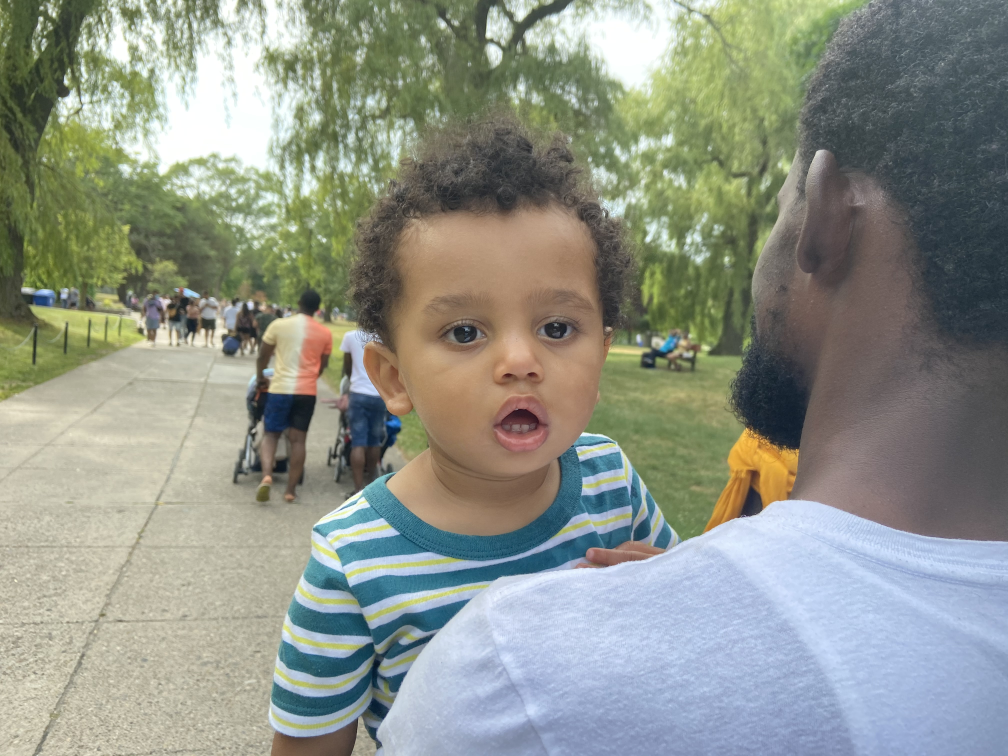
#> input picture images/amaizing.JPG, 4032 x 3024 px, found by its file name (shown at 1/4 size)
$ jupyter execute --allow-errors meaningful_features.ipynb   (shell and % lines are left out)
#> lines starting #> are read from the running program, lines starting #| are printed output that depends on the picture
# From raw data to meaningful features
### Semakula Abdumajidhu
***23 Oct 2020***

First we import the plotting and numerical libraries.

[cell 1]
%pylab inline
import matplotlib.pyplot as plt
import numpy as np

## Start with toy data for classification

Let us consider the task of extracting features for some data that are meant to be used for classification.

So, before anything, let's start revising the code for K-Nearest Neighbours algorithm.

[cell 2]
#  CODE for NN:
def knn(Y_training, labels_training, y_test, k):
    from scipy.spatial import distance
    from operator import itemgetter

    # distance_test_to_train[i] says what's the distance of the i-the training point to the y_test
    distance_test_to_train = []
    for i in range(Y_training.shape[0]):
        distance_test_to_train.append(distance.euclidean(Y_training[i,:], y_test))
    # The following list sorts the index of the distance list
    sorted_dist_indexes = np.argsort(distance_test_to_train)

    # The indexes we want to return are only the top k
    indexes = sorted_dist_indexes[0:k]

    # Test label is the najority of neighbours' labels
    label_test = max(set(labels_training[indexes]), key=labels_training[indexes].tolist().count)

    return label_test, indexes, distance_test_to_train

After we implement a new functionality in our code, it is very important to test it and verify that it's doing what we think it's doing. The simplest way to do that, is to construct some fake data and run the newly constructed function of them. Since it's our own fake data, we know the correct answer that the function should give, so we can compare that to what the code returns.

We'll test the knn function. For this we'll need to create some training data called for example: `my_Y_training`, associated with some labels: `my_labels_training`. Then, create some test instances `my_y_test` and test the code by calling:

`knn(my_Y_training, my_labels_training, my_y_test, 2)`.

The last argument is the number of neighbours, here selecfted to 2, but try different values too.

[cell 3]
# Create toy data
my_Y_training = np.array([[0,1],[2,2],[10,15],[2,1],[2,15],[0,1],[8,14],[5,5],[6,2],[7,6],[4,10],[4,6]])
my_labels_training = np.array([0,0,1,0,1,0,1,0,0,1,1,0])
my_Y_test = np.array([[0,2], [9,12], [8,4],[6.5,6]])
print(my_Y_training)

# Create a list whose each element is the colour of each training point's class.
# It's read or green, depending if the label is 0 or 1.
colours=[('r' if i==0 else 'g') for i in my_labels_training]

# Do a plot of the points. Since the points are two-dimensional (two columns),
# the scatter plot is going to be a 2D plot.
plt.scatter(my_Y_training[:,0],my_Y_training[:,1],marker='o',s=78,c=colours)
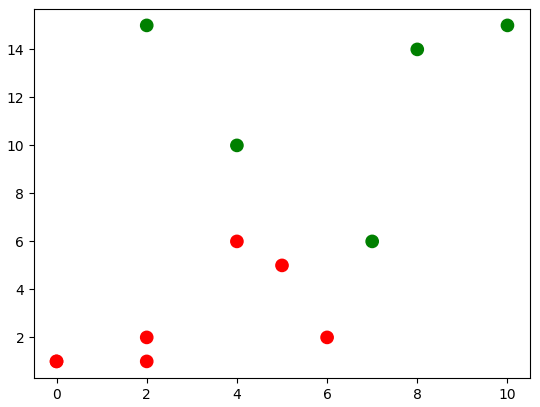
#> figure drawn by matplotlib, 1 panel

Try different values for the number k below.

#> (a cell that did not finish here is left out)

Re-doing the same test as above but with 3 dimensional data.

[cell 5]
# Same as above but in 3 dimensions.
from mpl_toolkits.mplot3d import Axes3D

# TODO-----

my_Y_training = np.array([[0,1,2],[2,2,4],[10,15,30],[2,1,2],[2,15,30],[0,1,2],[8,14,28],[5,5,10],[6,2,4],[7,6,12],[4,10,20],[4,6,12]])
my_labels_training = np.array([0,0,1,0,1,0,1,0,0,1,1,0])
my_Y_test = np.array([[0,2,4], [9,12,24], [8,4,8],[6.5,6,12]])
#-------

print(my_Y_training)

fig = plt.figure()
ax = fig.add_subplot(111, projection='3d')
colours=[('r' if i==0 else 'g') for i in my_labels_training]
ax.scatter(my_Y_training[:,0],my_Y_training[:,1],my_Y_training[:,2],marker='o',s=78,c=colours)

k=2 # TODO: Also try with 1
#> (the rest of this cell did not finish here and is left out)

print(labels_test)
colours=[('r' if i==0 else 'g') for i in labels_test]
ax.scatter(my_Y_test[:,0],my_Y_test[:,1],my_Y_test[:,2],marker='x',s=78,c=colours)

Now we'll test feature selection. For this, we'll need a dataset with many features per instance (i.e. `Y` will have many columns, here we'll try 5). We'll investigate how the results change as we consider different subsets of features to use.

First, we'll create some toy data as before.

[cell 6]
# Data
my_Y_training = np.array([[0,1,0,2,6],[2,2,0,2,1],[10,8,0.0001,11,1],[2,1,0,2,12],[2,15,0.001,9,1],[0,1,0,8,11],[8,14,0.0001,10,6]])
my_labels_training = np.array([0,0,1,0,1,0,1])
my_Y_test = np.array([[0,2,0,3,6], [9,12,0,8,6], [8,4,0,8,6]])

Now we need to decide:
1. How many features to use?
2. Which features?

There are many methods to do that. Here we'll explore some very basic ones.

The simplest and more intuitive, is to select features by interacting with our data. Remember, the feature-selection procedure must be carried out by considering what **task** we have in mind (in our case, classification). Therefore, we'll first just plot our data alongside the labels

[cell 7]
fig, axes = plt.subplots(1,2,sharey=True)

axes[0].matshow(my_Y_training,aspect='auto')
axes[1].matshow(my_labels_training[:,None],aspect='auto')
axes[0].set_title('Y data')
axes[1].set_title('Labels')
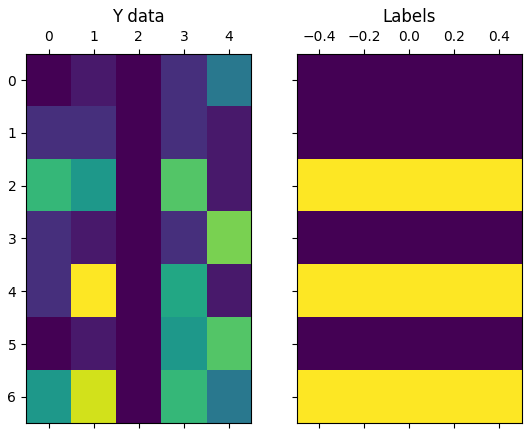
#> figure drawn by matplotlib, 2 panels

When we have a truly large number of features to consider, it'll be diffult to rely on visualisation. However, we can still get a data summary by writing some code.

Firstly, from the above plot we see that feature in column 2 is almost constant. This can be programmatically observed by computing the variance across features:

[cell 8]
print(my_Y_training.var(0))

Of course, we can't be sure that the infinitesimal variance around this feature is indeed neglectable. If we were doing unsupervised learning, i.e. we didn't have the label set with us, we'd probably reject this feature as it seems useless.

However, here we have the labels, so we can verify that this feature is "useless" by checking if it follows a pattern similar to the labels. Because it's hard to verify this from the above matrix, we can magnify the differences in this feature by re-normalizing it. This motivates the idea of re-normalizing all features to compare them to the label vector. Re-normalization means that we'll make all features be between 0 and 1.

[cell 9]
my_Y_training_norm = np.zeros((my_Y_training.shape[0],my_Y_training.shape[1]))
for j in range(my_Y_training.shape[1]):
    tmp = my_Y_training[:,j]
    my_Y_training_norm[:,j] = (tmp - tmp.min(0)) / tmp.ptp(0)

Plot the normalized data and the label vector next to them.

[cell 10]
fig, axes = plt.subplots(1,2,sharey=True)

axes[0].matshow(my_Y_training_norm,aspect='auto')
axes[1].matshow(my_labels_training[:,None],aspect='auto')
axes[0].set_title('Y data')
axes[1].set_title('Labels')
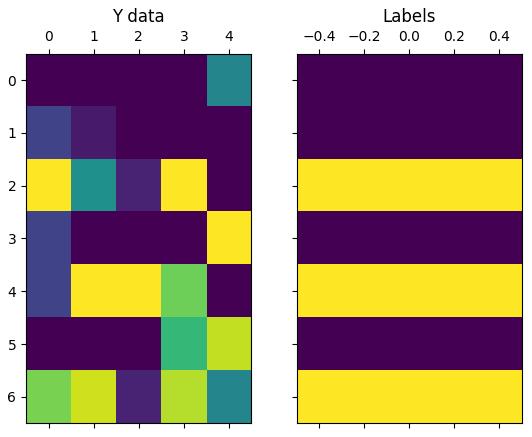
#> figure drawn by matplotlib, 2 panels

Now we see that feature 2 is actually not that useless! It is slightly larger for data (rows of Y) that correspond to label 1.

Although we've discussed that usually combination of features (rather than just selecting one feature) is expected to give the best results, most of the code we wrote above focuses on looking at features individually.

Finding combination of features is more difficult, as the problem of considering all possible combinations makes the search space larger. We won't explore state-of-the-art methods here, but instead we'll just get a feeling as to what could be a good feature combination for our data by trying several subsets of features and measuring the classification accuracy on the test set (which in this case is rather a validation set).

## Fun with text data

Let's move away from toy data. We'll now look at more interesting data, namely text data.
We'll create some fake texts. Each text is associated with a label which is 1 if the text is spam email, otherwise it has label 0.

[cell 11]
text = dict()
# A vector so that labels[i] is 1 if the text is spam otherwise 0.
labels = [1,1,0,0,1,1,0]

text['0'] = ['this','email','is','a','spam','email']
text['1'] = ['spam','spam','spamity','spam']
text['2'] = ['this','email','is','about','python','and','python','example']
text['3'] = ['python','is','good','for','you','python','good']
text['4'] = ['you','should','not','learn','python']
text['5'] = ['this','email','is','bad','email','and','you','should','not']
text['6'] = ['this','is','a','good','email','good','as','it','can','get']

num_texts = len(text.keys())

# Concatenate all texts into a single big text. This will be helpful later.
texts = []
for tt in text.keys():
    texts += text[tt]
texts

[cell 12]
# Find the unique words in all texts by looking at the unique elements of the big concatenated text.
uniques = np.unique(texts)
print(uniques)

We now have a list of all the unique words appearing in our text collection.

Many of the words are very simple, like 'a', 'I' etc. We'd like to get rid of them. Why? Because we assume that they're so simple and versatile that they can't offer much statistical insight into the nature of the text.

This process is called stemming.

[cell 13]
# Define the dictionary of words that you wish to ignore from your texts
stemming_list = ['a','the','for','and','is','I','you','he','she','it','they']
# Helper variable, just get the unique words and transform them to list
uniques_list = uniques.tolist()
for i in range(len(stemming_list)):
    try:
        # Remove the i-th word if it is in the stemming list
        uniques_list.remove(stemming_list[i])
    except ValueError:
        pass
# Now turn the list of uniques (stemmed) back into an array
uniques = np.array(uniques_list)
print(uniques)

[cell 14]
# Sanity check: Print the first text
tmp = text['0']
print(tmp)

## Features from Text: Creating a histogram - Bag of Words

Here's one possible answer to Q10: We'll create features from text, by  making a histogram in a manner which is called a **Bag of Words**.

A Bag of Words means that you'll convert each text into a **fixed sized** vector $[w_1, w_2, ... w_d]$, where $d$ is the total number of different words you may encounter, and $w_i$ tells us how many times this particular word appeared in the text.

[cell 15]
text_hist = np.zeros((num_texts,len(uniques)))
for i in range(num_texts):
    for j in range(len(uniques)):
        for k in range(len(text[str(i)])):
            if text[str(i)][k] == uniques[j]:
                text_hist[i,j]+=1
print(text_hist)

Some features appear only once, e.g. those in the first four columns.
We can't do much statistical inference if these features appear only in one instance. Hence, we'll remove them.

[cell 16]
inds = np.where(text_hist.sum(0) > 1)[0]
text_hist = text_hist[:,inds]
uniques = uniques[inds]

Now we'll plot the (remaining) features alongside the labels.

[cell 17]
fig, axes = plt.subplots(1,2,sharey=True)
axes[0].matshow(text_hist, interpolation='none',aspect='auto')
axes[0].set_xticklabels(['']+uniques.tolist(),rotation='vertical');
axes[0].set_title('Data Features',y=1.2)
axes[1].matshow(np.array(labels)[:,None], aspect='auto')
axes[1].set_title('Data Labels',y=1.2)
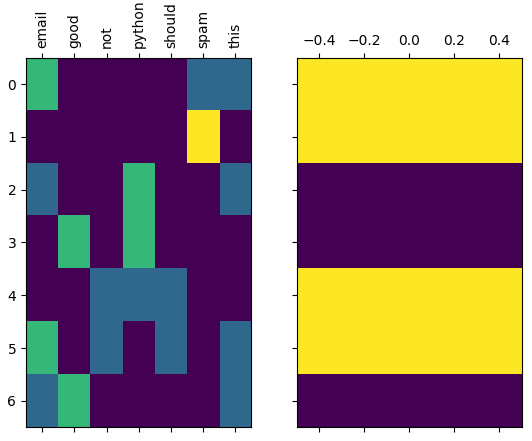
#> figure drawn by matplotlib, 2 panels

# images

### Computing SURF features (with openCV)

[cell 18]
import cv2
img = cv2.imread('images/todler_road.jpg',0)

#> (a cell that did not finish here is left out)

#> (a cell that did not finish here is left out)

## Fun with Images

[cell 21]
# If PIL is not installed, then only png can be read
img = np.array(imread('images/amaizing.jpg'))
#> img is the input picture: shape (3024, 4032, 3); mean R, G, B 142.8, 147.6, 136.8

# Lazy conversion from RGB to grayscale
img = img[:,:,0]
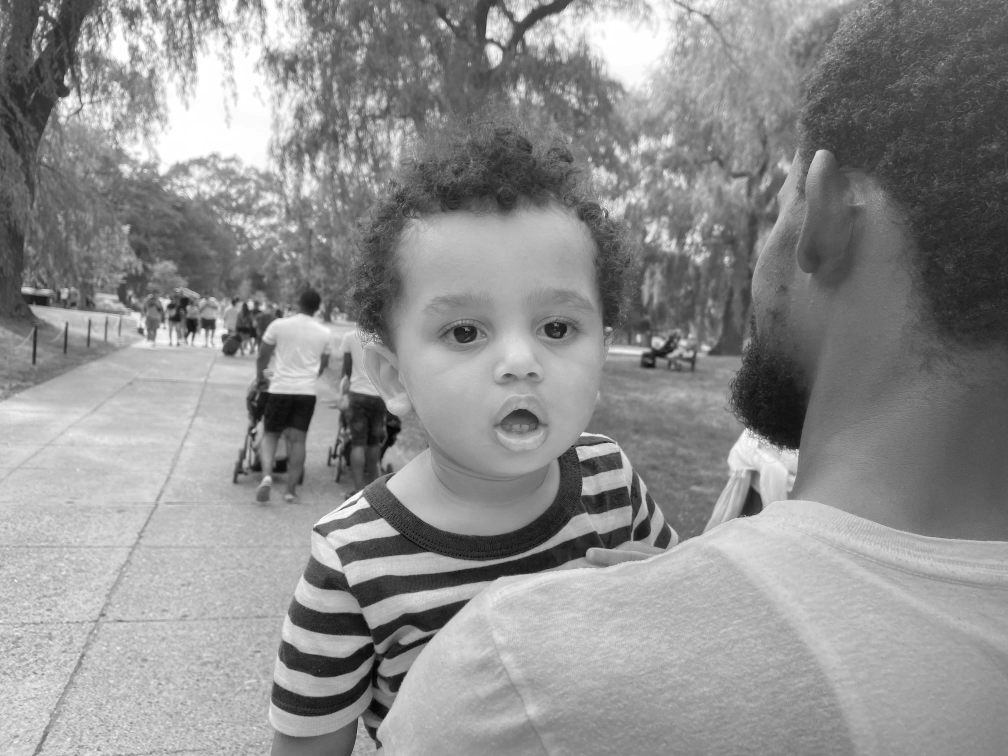
#> img: shape (3024, 4032) (shown at 1/4 size); min 0, max 255, mean 142.8
plt.imshow(img,cmap=plt.get_cmap('gray'))

[cell 22]
import glob

imagePath = 'images/sd/' # Path to images folder
extensions = 'jpg'

listing = glob.glob(imagePath + '*.' + extensions)
(height,width) = np.array(imread(listing[0],True))[:,:,0].shape
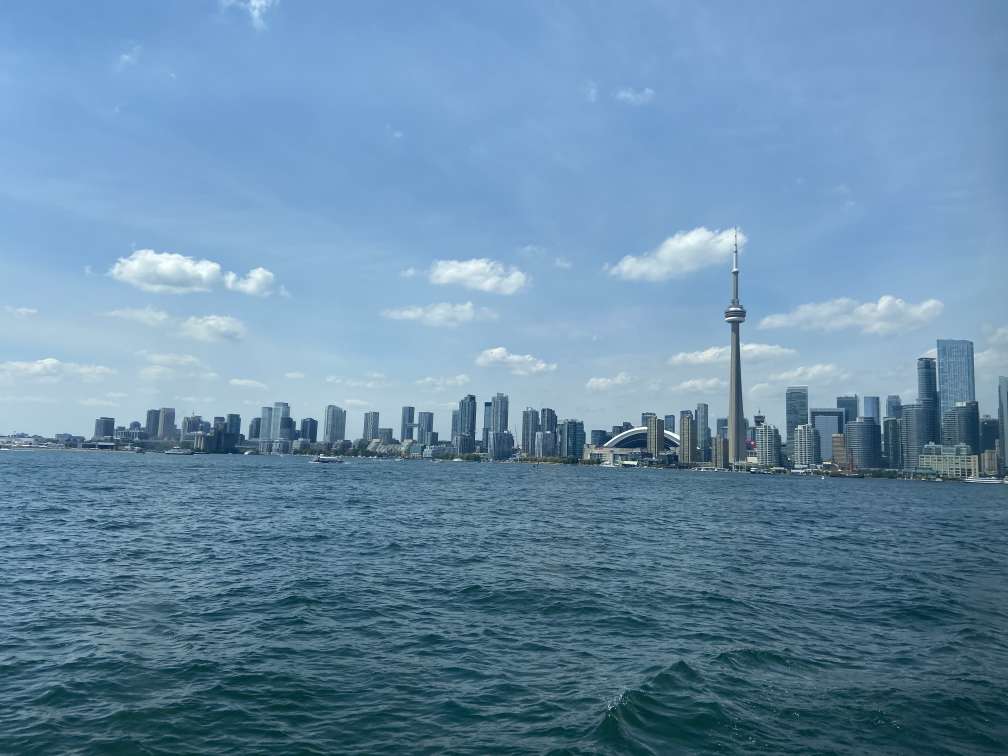
#> input picture images/sd/IMG_2703.JPG, 4032 x 3024 px (shown at 1/4 size)
#> height = 3024; width = 4032
print(height,width)
#| 3024 4032
images = np.array([imread(i,True)[:,:,0].flatten() for i in listing])

plt.imshow(images[0,:].reshape(height,width), cmap=plt.get_cmap('gray'))
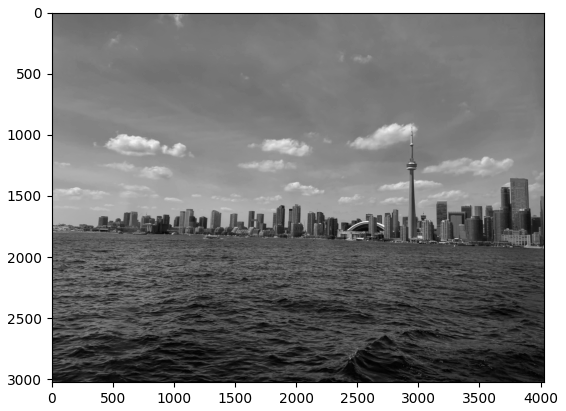
#> figure drawn by matplotlib, 1 panel

[cell 23]
# Compute and plot the mean face
mu = np.mean(images,0)
plt.imshow(mu.reshape(height,width),cmap=plt.get_cmap('gray'))

[cell 24]
# Center data
images_cent = images-mu

U,S,V = linalg.svd(images_cent.transpose(), full_matrices=False)
#> S = [0]; V = [1]

[cell 25]
eigenfaces = U.T

print(images.shape)
#| (1, 12192768)
print(eigenfaces.shape)
#| (1, 12192768)

# Each row of U is an eigen-face
plt.imshow(eigenfaces[0,:].reshape(height,width),cmap=plt.get_cmap('gray'))
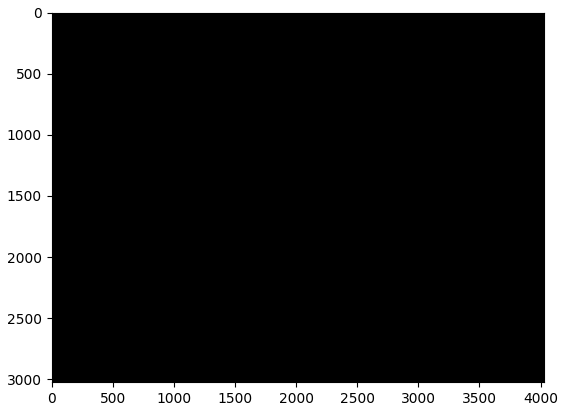
#> figure drawn by matplotlib, 1 panel

[cell 26]
# Reconstruction
weights = np.dot(images_cent, eigenfaces.T)
#> weights = [0]
print(weights.shape, eigenfaces.shape, images.shape)
#| (1, 1) (1, 12192768) (1, 12192768)
j=0

img_j_reconstr = mu + np.dot(weights[j,:],eigenfaces)

plt.imshow(img_j_reconstr.reshape(height,width),cmap=plt.get_cmap('gray'))
